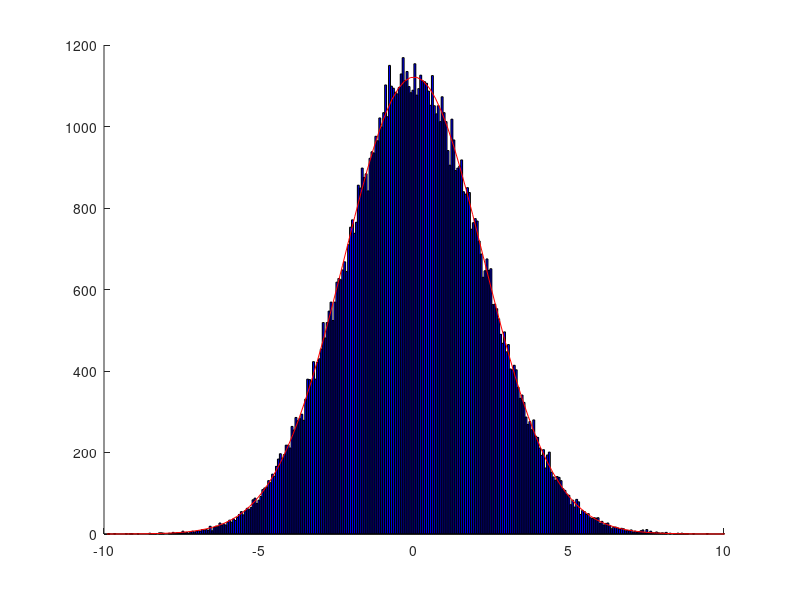
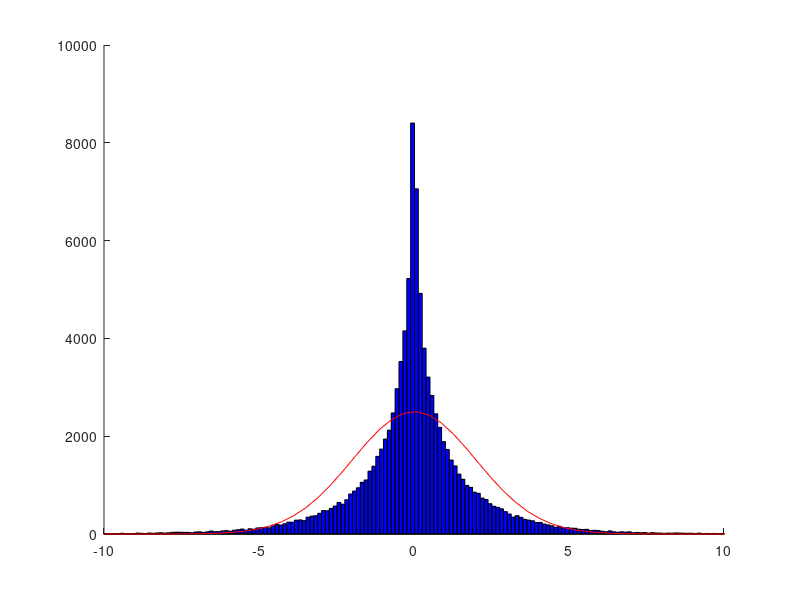
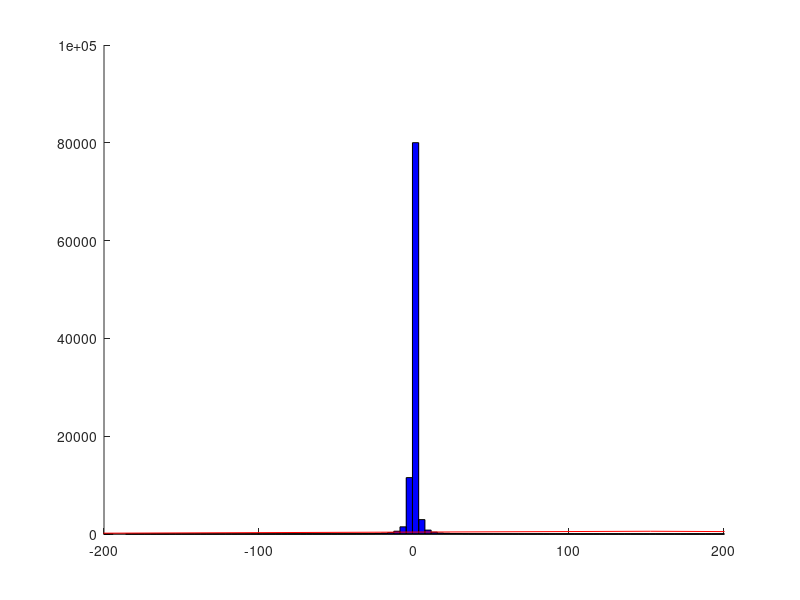

The MATLAB source for these figures, in order:
%% Gaussian Math
% Test addition, multiplication and division of Gaussians to see if result
% is still Gaussian, by sampling excessively and performing computations on
% samples, then comparing histograms to Gaussian approximations of final 
% distribution.

% Distribution samples
n = 100000;
x = randn(n,1);
y = 2*randn(n,1);

% Math
z1 = x+y;
z2 = x.*y;
z3 = x./y;

% Histogram fit

figure(1); clf; hold on;
histfit(z1);
xlim([-10 10])

figure(2); clf; hold on;
histfit(z2);
xlim([-10 10])

figure(3); clf; hold on;
histfit(z3,10000);
xlim([-200 200])
